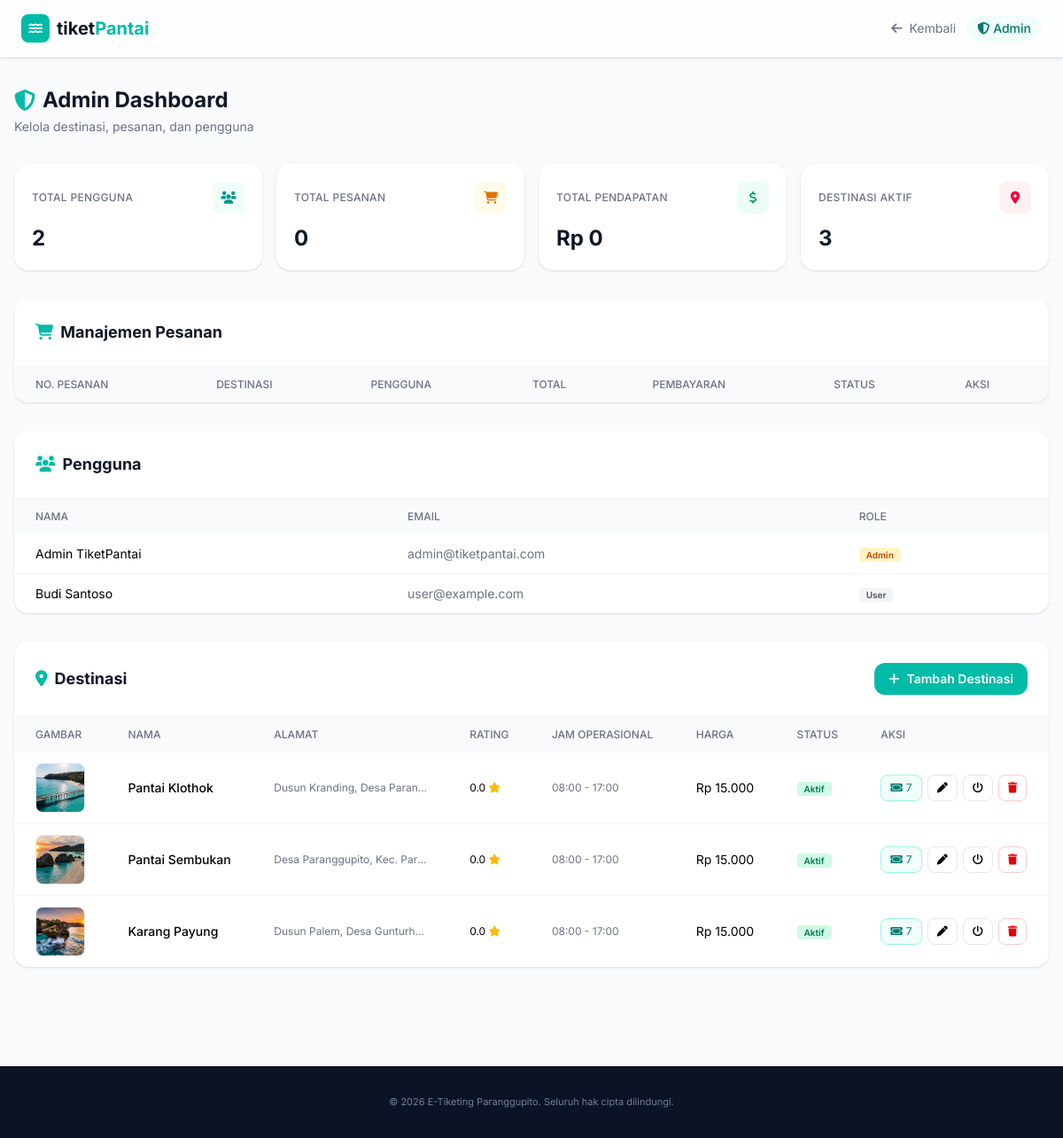
/admin/index.php (signed in), run on the app's committed database.
### tables this page shows
CREATE TABLE IF NOT EXISTS users (
  id INT UNSIGNED AUTO_INCREMENT PRIMARY KEY,
  email VARCHAR(255) NOT NULL UNIQUE,
  password_hash VARCHAR(255) NOT NULL,
  name VARCHAR(100) DEFAULT NULL,
  role VARCHAR(20) DEFAULT 'user',
  phone VARCHAR(20) DEFAULT NULL,
  created_at DATETIME DEFAULT CURRENT_TIMESTAMP,
  updated_at DATETIME DEFAULT CURRENT_TIMESTAMP ON UPDATE CURRENT_TIMESTAMP
);

CREATE TABLE IF NOT EXISTS destinations (
  id INT UNSIGNED AUTO_INCREMENT PRIMARY KEY,
  name VARCHAR(255) NOT NULL,
  slug VARCHAR(255) NOT NULL UNIQUE,
  image VARCHAR(500) DEFAULT NULL,
  location TEXT,
  rating DECIMAL(2,1) DEFAULT 0,
  reviews INT DEFAULT 0,
  open_hours VARCHAR(50) DEFAULT NULL,
  price INT DEFAULT 0,
  description TEXT,
  category VARCHAR(100) DEFAULT 'Obyek Wisata',
  is_popular BOOLEAN DEFAULT FALSE,
  is_active BOOLEAN DEFAULT TRUE,
  created_at DATETIME DEFAULT CURRENT_TIMESTAMP,
  updated_at DATETIME DEFAULT CURRENT_TIMESTAMP ON UPDATE CURRENT_TIMESTAMP
);

### admin/index.php (the view, shortened to what this page needs)
<?php
$pdo = require __DIR__ . '/../db.php';
$ASSET = '../';
$totalUsers = $pdo->query('SELECT COUNT(*) FROM users')->fetchColumn();
$totalOrders = $pdo->query('SELECT COUNT(*) FROM orders')->fetchColumn();
$revenue = $pdo->query("SELECT COALESCE(SUM(total_amount), 0) FROM orders WHERE status IN ('paid', 'completed')")->fetchColumn();
$activeDest = $pdo->query('SELECT COUNT(*) FROM destinations WHERE is_active = TRUE')->fetchColumn();
$users = $pdo->query('SELECT id, email, name, role, phone, created_at FROM users ORDER BY created_at DESC')->fetchAll();
$destinations = $pdo->query('
    SELECT d.*, (SELECT COUNT(*) FROM ticket_types t WHERE t.destination_id = d.id) AS ticket_count
    FROM destinations d
    ORDER BY d.created_at DESC
')->fetchAll();
?>
<!doctype html>
<html lang="id">
<head>
  <script src="https://cdn.jsdelivr.net/npm/@tailwindcss/browser@4"></script>
  <link rel="stylesheet" href="https://cdnjs.cloudflare.com/ajax/libs/font-awesome/6.4.0/css/all.min.css">
</head>
<body class="bg-gray-50">
  <nav class="sticky top-0 z-50 bg-white/80 backdrop-blur-lg border-b border-gray-200/60 shadow-sm">
    <div class="max-w-7xl mx-auto px-4 sm:px-6 flex items-center justify-between h-16">
      <a href="../index.php" class="flex items-center gap-2">
        <div class="w-8 h-8 bg-teal-500 rounded-lg flex items-center justify-center"><i
            class="fa-solid fa-water text-white text-sm"></i></div>
        <span class="text-xl font-bold text-gray-900">tiket<span class="text-teal-500">Pantai</span></span>
      </a>
      <div class="flex items-center gap-3">
        <a href="../index.php" class="text-sm text-gray-500 hover:text-gray-700"><i
            class="fa-solid fa-arrow-left mr-1"></i> Kembali</a>
        <span class="text-sm font-medium text-teal-700 bg-teal-50 px-3 py-1 rounded-full"><i
            class="fa-solid fa-shield-halved mr-1"></i>Admin</span>
      </div>
    </div>
  </nav>
  <div class="max-w-7xl mx-auto px-4 py-8">
    <div class="flex items-center justify-between mb-8">
      <div>
        <h1 class="text-2xl font-bold text-gray-900 flex items-center gap-2"><i
            class="fa-solid fa-shield-halved text-teal-500"></i> Admin Dashboard</h1>
        <p class="text-sm text-gray-500 mt-1">Kelola destinasi, pesanan, dan pengguna</p>
      </div>
    </div>
    <div class="grid grid-cols-1 sm:grid-cols-2 lg:grid-cols-4 gap-4 mb-8">
      <div class="bg-white rounded-2xl shadow-sm p-5">
        <div class="flex items-center justify-between mb-3">
          <span class="text-xs font-medium text-gray-500 uppercase tracking-wide">Total Pengguna</span>
          <div class="w-9 h-9 bg-teal-50 rounded-lg flex items-center justify-center"><i
              class="fa-solid fa-users text-teal-600 text-sm"></i></div>
        </div>
        <div class="text-2xl font-bold text-gray-900"><?= $totalUsers ?></div>
      </div>
      <div class="bg-white rounded-2xl shadow-sm p-5">
        <div class="flex items-center justify-between mb-3">
          <span class="text-xs font-medium text-gray-500 uppercase tracking-wide">Total Pesanan</span>
          <div class="w-9 h-9 bg-amber-50 rounded-lg flex items-center justify-center"><i
              class="fa-solid fa-cart-shopping text-amber-600 text-sm"></i></div>
        </div>
        <div class="text-2xl font-bold text-gray-900"><?= $totalOrders ?></div>
      </div>
      <div class="bg-white rounded-2xl shadow-sm p-5">
        <div class="flex items-center justify-between mb-3">
          <span class="text-xs font-medium text-gray-500 uppercase tracking-wide">Total Pendapatan</span>
          <div class="w-9 h-9 bg-emerald-50 rounded-lg flex items-center justify-center"><i
              class="fa-solid fa-dollar-sign text-emerald-600 text-sm"></i></div>
        </div>
        <div class="text-2xl font-bold text-gray-900">Rp <?= number_format($revenue, 0, ',', '.') ?></div>
      </div>
      <div class="bg-white rounded-2xl shadow-sm p-5">
        <div class="flex items-center justify-between mb-3">
          <span class="text-xs font-medium text-gray-500 uppercase tracking-wide">Destinasi Aktif</span>
          <div class="w-9 h-9 bg-rose-50 rounded-lg flex items-center justify-center"><i
              class="fa-solid fa-location-dot text-rose-600 text-sm"></i></div>
        </div>
        <div class="text-2xl font-bold text-gray-900"><?= $activeDest ?></div>
      </div>
    </div>
    <div class="bg-white rounded-2xl shadow-sm overflow-hidden mb-8">
      <div class="p-6 border-b border-gray-100">
        <h2 class="text-lg font-bold text-gray-900"><i
            class="fa-solid fa-cart-shopping mr-2 text-teal-500"></i>Manajemen Pesanan</h2>
      </div>
      <div class="overflow-x-auto">
        <table class="w-full text-sm">
          <thead class="bg-gray-50">
            <tr>
              <th class="text-left px-6 py-3 text-xs font-medium text-gray-500 uppercase">No. Pesanan</th>
              <th class="text-left px-6 py-3 text-xs font-medium text-gray-500 uppercase">Destinasi</th>
              <th class="text-left px-6 py-3 text-xs font-medium text-gray-500 uppercase">Pengguna</th>
              <th class="text-left px-6 py-3 text-xs font-medium text-gray-500 uppercase">Total</th>
              <th class="text-left px-6 py-3 text-xs font-medium text-gray-500 uppercase">Pembayaran</th>
              <th class="text-left px-6 py-3 text-xs font-medium text-gray-500 uppercase">Status</th>
              <th class="text-left px-6 py-3 text-xs font-medium text-gray-500 uppercase">Aksi</th>
            </tr>
          </thead>
        </table>
      </div>
    </div>
    <div class="bg-white rounded-2xl shadow-sm overflow-hidden mb-8">
      <div class="p-6 border-b border-gray-100">
        <h2 class="text-lg font-bold text-gray-900"><i class="fa-solid fa-users mr-2 text-teal-500"></i>Pengguna</h2>
      </div>
      <div class="overflow-x-auto">
        <table class="w-full text-sm">
          <thead class="bg-gray-50">
            <tr>
              <th class="text-left px-6 py-3 text-xs font-medium text-gray-500 uppercase">Nama</th>
              <th class="text-left px-6 py-3 text-xs font-medium text-gray-500 uppercase">Email</th>
              <th class="text-left px-6 py-3 text-xs font-medium text-gray-500 uppercase">Role</th>
            </tr>
          </thead>
          <tbody class="divide-y divide-gray-100">
            <?php foreach ($users as $u): ?>
            <tr class="hover:bg-gray-50">
              <td class="px-6 py-3"><?= htmlspecialchars($u['name']) ?></td>
              <td class="px-6 py-3 text-gray-500"><?= htmlspecialchars($u['email']) ?></td>
              <td class="px-6 py-3">
                <span
                  class="<?= $u['role'] === 'admin' ? 'bg-amber-100 text-amber-700' : 'bg-gray-100 text-gray-600' ?> text-[10px] font-semibold px-2 py-0.5 rounded">
                  <?= $u['role'] === 'admin' ? 'Admin' : 'User' ?>
                </span>
              </td>
            </tr>
            <?php endforeach; ?>
          </tbody>
        </table>
      </div>
    </div>
    <div class="bg-white rounded-2xl shadow-sm overflow-hidden mb-8">
      <div class="p-6 border-b border-gray-100 flex items-center justify-between">
        <h2 class="text-lg font-bold text-gray-900"><i class="fa-solid fa-location-dot mr-2 text-teal-500"></i>Destinasi</h2>
        <button onclick="openDestForm(null)" class="bg-teal-500 hover:bg-teal-600 text-white text-sm font-semibold px-4 py-2 rounded-xl flex items-center gap-2">
          <i class="fa-solid fa-plus"></i> Tambah Destinasi
        </button>
      </div>
      <div class="overflow-x-auto">
        <table class="w-full text-sm">
          <thead class="bg-gray-50">
            <tr>
              <th class="text-left px-6 py-3 text-xs font-medium text-gray-500 uppercase">Gambar</th>
              <th class="text-left px-6 py-3 text-xs font-medium text-gray-500 uppercase">Nama</th>
              <th class="text-left px-6 py-3 text-xs font-medium text-gray-500 uppercase">Alamat</th>
              <th class="text-left px-6 py-3 text-xs font-medium text-gray-500 uppercase">Rating</th>
              <th class="text-left px-6 py-3 text-xs font-medium text-gray-500 uppercase">Jam Operasional</th>
              <th class="text-left px-6 py-3 text-xs font-medium text-gray-500 uppercase">Harga</th>
              <th class="text-left px-6 py-3 text-xs font-medium text-gray-500 uppercase">Status</th>
              <th class="text-left px-6 py-3 text-xs font-medium text-gray-500 uppercase">Aksi</th>
            </tr>
          </thead>
          <tbody class="divide-y divide-gray-100">
            <?php foreach ($destinations as $d): ?>
            <tr class="hover:bg-gray-50">
              <td class="px-6 py-3">
                <img src="<?= $ASSET . htmlspecialchars($d['image'] ?: 'assets/no-image.svg') ?>" alt="<?= htmlspecialchars($d['name']) ?>" class="w-14 h-14 rounded-lg object-cover border border-gray-200">
              </td>
              <td class="px-6 py-3 font-medium"><?= htmlspecialchars($d['name']) ?></td>
              <td class="px-6 py-3 text-xs text-gray-500 max-w-[220px] truncate" title="<?= htmlspecialchars($d['location'] ?? '') ?>"><?= htmlspecialchars($d['location'] ?: '-') ?></td>
              <td class="px-6 py-3 text-xs"><?= htmlspecialchars($d['rating']) ?> <i class="fa-solid fa-star text-amber-400"></i></td>
              <td class="px-6 py-3 text-xs text-gray-500"><?= htmlspecialchars($d['open_hours'] ?: '-') ?></td>
              <td class="px-6 py-3">Rp <?= number_format($d['price'], 0, ',', '.') ?></td>
              <td class="px-6 py-3">
                <span class="<?= $d['is_active'] ? 'bg-emerald-100 text-emerald-700' : 'bg-gray-100 text-gray-500' ?> text-[10px] font-semibold px-2 py-0.5 rounded">
                  <?= $d['is_active'] ? 'Aktif' : 'Nonaktif' ?>
                </span>
              </td>
              <td class="px-6 py-3">
                <div class="flex items-center gap-1.5">
                  <a href="tickets.php?destination_id=<?= (int)$d['id'] ?>" class="text-xs border border-teal-200 bg-teal-50 text-teal-700 px-2.5 py-1.5 rounded-lg hover:bg-teal-100 inline-flex items-center gap-1" title="Kelola tiket & fasilitas">
                    <i class="fa-solid fa-ticket"></i> <?= (int)$d['ticket_count'] ?>
                  </a>
                  <button onclick="openDestForm(<?= (int)$d['id'] ?>)" class="text-xs border border-gray-200 px-2.5 py-1.5 rounded-lg hover:bg-gray-50" title="Edit">
                    <i class="fa-solid fa-pen"></i>
                  </button>
                  <form method="POST" action="destination_save.php" class="inline">
                    <button type="submit" class="text-xs border border-gray-200 px-2.5 py-1.5 rounded-lg hover:bg-gray-50" title="Aktif/Nonaktif">
                      <i class="fa-solid fa-power-off"></i>
                    </button>
                  </form>
                  <button onclick="confirmDelete(<?= (int)$d['id'] ?>, '<?= htmlspecialchars($d['name'], ENT_QUOTES) ?>')" class="text-xs border border-red-200 text-red-600 px-2.5 py-1.5 rounded-lg hover:bg-red-50" title="Hapus">
                    <i class="fa-solid fa-trash"></i>
                  </button>
                </div>
              </td>
            </tr>
            <?php endforeach; ?>
          </tbody>
        </table>
      </div>
    </div>
  </div>
  <footer class="bg-[#0b1325] text-[#718096] text-[11px] mt-12">
    <div class="max-w-7xl mx-auto px-4 py-8 text-center">
      &copy; <?= date('Y') ?> E-Tiketing Paranggupito. Seluruh hak cipta dilindungi.
    </div>
  </footer>
</body>
</html>

### admin/index.php (style rules this page uses)
body { font-family: 'Inter', sans-serif; }

### data on the page
users: name "Admin TiketPantai", email "admin@tiketpantai.com", role "Admin"
users: name "Budi Santoso", email "user@example.com", role "User"
destinations: image (picture), name "Pantai Klothok", location "Dusun Kranding, Desa Paran…", rating "0.0", open_hours "08:00 - 17:00", price "15.000", is_active "Aktif", ticket_count "7"
destinations: image (picture), name "Pantai Sembukan", location "Desa Paranggupito, Kec. Par…", rating "0.0", open_hours "08:00 - 17:00", price "15.000", is_active "Aktif", ticket_count "7"
destinations: image (picture), name "Karang Payung", location "Dusun Palem, Desa Gunturh…", rating "0.0", open_hours "08:00 - 17:00", price "15.000", is_active "Aktif", ticket_count "7"

### other printed values
$totalUsers "2"
$totalOrders "0"
$revenue "0"
$activeDest "3"
